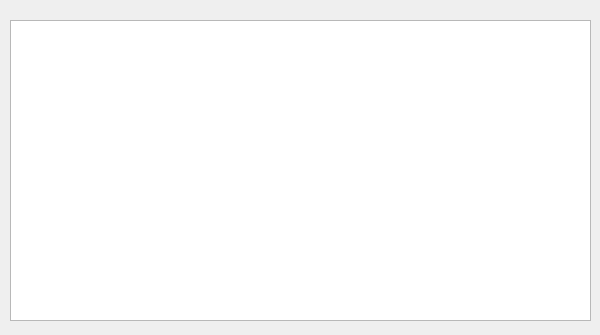
<?xml version="1.0" encoding="UTF-8"?>
<ui version="4.0">
 <class>partsUsedOnService</class>
 <widget class="QDialog" name="partsUsedOnService">
  <property name="geometry">
   <rect>
    <x>0</x>
    <y>0</y>
    <width>600</width>
    <height>335</height>
   </rect>
  </property>
  <property name="windowTitle">
   <string>Lista das peças usadas no serviço</string>
  </property>
  <widget class="QPlainTextEdit" name="text_PartsList">
   <property name="geometry">
    <rect>
     <x>10</x>
     <y>20</y>
     <width>581</width>
     <height>301</height>
    </rect>
   </property>
  </widget>
 </widget>
 <resources/>
 <connections/>
</ui>
